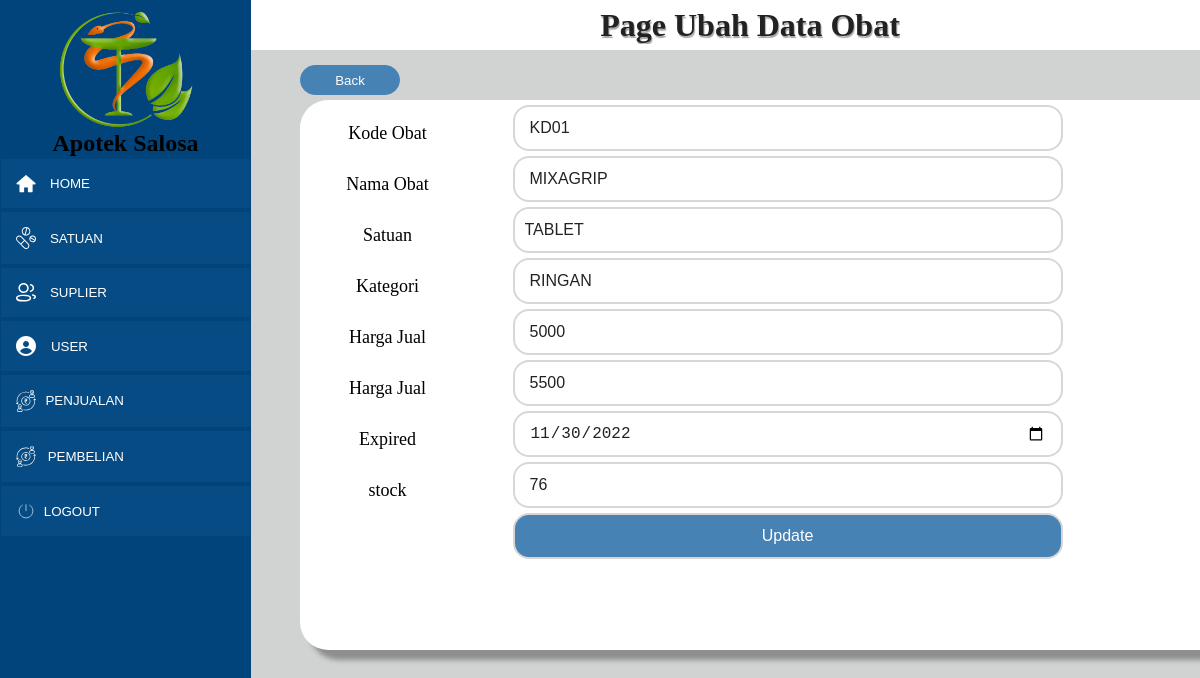
Screenshot of /obat/ubah.php?ubah=1 with the database file from the repository.
### tables this page shows
CREATE TABLE `obat` (
  `id_obat` int(11) NOT NULL,
  `kode_obat` varchar(255) NOT NULL,
  `nama_obat` varchar(255) NOT NULL,
  `satuan` varchar(255) NOT NULL,
  `kategori` varchar(255) NOT NULL,
  `harga_beli` int(11) NOT NULL,
  `harga_jual` int(11) NOT NULL,
  `expired` date NOT NULL,
  `stock` int(255) NOT NULL
);

### obat/ubah.php (the view, shortened to what this page needs)
<?php
require 'functionobat.php';
$id = $_GET['ubah'];
$query = mysqli_query($conn, "SELECT * FROM obat WHERE  id_obat=$id");
$row = mysqli_fetch_assoc($query);
?>
<!DOCTYPE html>
<html lang="en">
<head>
    <link rel="stylesheet" href="../css/obat.css" >
</head>
<body>
    <div class="container-obat">
        <div class="navbar">
            <h2>Page Ubah Data Obat</h2>
        </div>
        <div class="tambah">
            <a href="obat.php">
            <button >Back</button>
            </a>
        </div>
        <div class="content">
     <form action="" method="post">
        <div class="kotak">
            <div class="label">
        <label for="kodeobat">Kode Obat</label>
        </div>
        <input class="inputobat" type="text" id="kodeobat" name="kodeobat"value="<?= $row[
            'kode_obat'
        ] ?>">
        </div>
        <div class="kotak">
            <div class="label">
        <label for="namaobat">Nama Obat</label>
        </div>
      <input type="text" class="inputobat" id="namaobat" name="namaobat" value="<?= $row[
          'nama_obat'
      ] ?>">
        </div>
        <div class="kotak">
        <div class="label"><label for="satuan">Satuan</label>
        </div>
        <input type="text" class="inputobat" id="satuan" name="satuan"  value="<?= $row[
            'satuan'
        ] ?>">
        </div>
        <div class="kotak">
        <div class="label"><label for="kategori">Kategori</label>
        </div>
        <input type="text" class="inputobat" id="kategori" name="kategori"  value="<?= $row[
            'kategori'
        ] ?>">
        </div>
        <div class="kotak">
            <div class="label">
        <label for="hargabeli">Harga Jual</label>
        </div>
        <input class="inputobat" type="text" id="hargabeli" name="hargabeli" value="<?= $row[
            'harga_beli'
        ] ?>">
        </div>
        <div class="kotak">
            <div class="label">
        <label for="hargajual">Harga Jual</label>
        </div>
        <input class="inputobat" type="text" id="hargajual" name="hargajual" value="<?= $row[
            'harga_jual'
        ] ?>">
        </div>
        <div class="kotak">
            <div class="label">
        <label for="expired">Expired</label>
        </div>
        <input class="inputobat" type="date" id="expired" name="expired" value="<?= $row[
            'expired'
        ] ?>">
        </div>
        <div class="kotak">
            <div class="label">
        <label for="stock">stock</label>
        </div>
        <input class="inputobat" type="number" id="stock" name="stock" value="<?= $row[
            'stock'
        ] ?>">
        </div>
        <div class="kotak">
            <div class="label">
        </div>
        <button class="inputobat" id="submit" type="submit" name="submit">Update</button>
        </div>
     </form>
        </div>
    <div class="sidebar">
            <img src="../image/apotek1.png" alt="logo" >
            <h2>Apotek Salosa</h2>
            <div class="home">
                <img src="../image/home.png" alt="home"class="img">
                <button type="button">HOME</button>
            </div>
            <div class="satuan">
                <img src="../image/obatn.svg" alt="satuan" class="img">
                <button type="button">SATUAN</button>
            </div>
            <div class="suplier">
                <img src="../image/user1.svg" alt="suplier" class="img">
                <button type="button">SUPLIER</button>
            </div>
            <div class="user">
                <img src="../image/user2.svg" alt="user" class="img">
                <button type="button">USER</button>
            </div>
            <div class="penjualan">
                <img src="../image/transaksi.svg" alt="penjualan" class="img">
                <button type="button">PENJUALAN</button>
            </div>
            <div class="pembelian">
                <img src="../image/transaksi.svg" alt="pembelian" class="img">
                <button type="button">PEMBELIAN</button>
            </div>
            <div class="logout">
                <img src="../image/logout.svg" alt="logout" class="img">
                <a href="../login.php">
                <button type="button">LOGOUT</button>
            </a>
            </div>
        </div>
    </div>
</body>
</html>

### css/obat.css (style rules this page uses)
* { margin: 0; padding: 0; box-sizing: border-box; overflow: hidden; }
.container-obat { width: 100%; height: 100vh; background-color: rgb(209, 210, 210); }
.container-obat .navbar { width: 100vw; height: 50px; background-color: #fff; padding-left: 300px; display: flex; align-items: center; justify-content: center; }
.navbar h2 { font-size: 32px; color: #222; text-shadow: 1px 2px 1px #a5a5a5; }
.tambah { margin-top: 15px; margin-left: 300px; width: 950px; display: flex; align-items: center; justify-content: space-between; }
.tambah button { width: 100px; height: 30px; background-color: steelblue; color: #fff; border: 1px solid steelblue; border-radius: 16px; margin-right: 5px; margin: 0 0 5px 0; }
.container-obat .content { width: 950px; height: 550px; background-color: #fff; margin: 0 20px 100px 300px; box-shadow: 10px 10px 5px #8f8e8e; border-radius: 28px; }
.container-obat .sidebar { width: 251px; height: 100%; background-color: rgb(1, 68, 123); padding: 10px 1px; display: flex; align-items: center; flex-direction: column; position: fixed; top: 0; left: 0; }
.container-obat .sidebar img { width: 150px; }
.container-obat .sidebar .home { width: 100%; padding: 15px 160px 15px 15px; background-color: rgba(13, 82, 139, 0.5); display: flex; justify-content: space-between; align-items: center; cursor: pointer; margin: 2px 0; }
.sidebar .home .img { width: 20px; }
.sidebar .home button { background-color: transparent; border: none; color: white; }
.container-obat .sidebar .satuan { width: 100%; padding: 15px 147px 15px 15px; background-color: rgba(13, 82, 139, 0.5); display: flex; justify-content: space-between; align-items: center; cursor: pointer; margin: 2px 0; }
.sidebar .satuan .img { width: 20px; }
.sidebar .satuan button { background-color: transparent; border: none; color: white; }
.container-obat .sidebar .suplier { width: 100%; padding: 15px 143px 15px 15px; background-color: rgba(13, 82, 139, 0.5); display: flex; justify-content: space-between; align-items: center; cursor: pointer; margin: 2px 0; }
.sidebar .suplier .img { width: 20px; }
.sidebar .suplier button { background-color: transparent; border: none; color: white; }
.container-obat .sidebar .user { width: 100%; padding: 15px 162px 15px 15px; background-color: rgba(13, 82, 139, 0.5); display: flex; justify-content: space-between; align-items: center; cursor: pointer; margin: 2px 0; }
.sidebar .user .img { width: 20px; }
.sidebar .user button { background-color: transparent; border: none; color: white; }
.container-obat .sidebar .penjualan { width: 100%; padding: 15px 126px 15px 15px; background-color: rgba(13, 82, 139, 0.5); display: flex; justify-content: space-between; align-items: center; cursor: pointer; margin: 2px 0; }
.sidebar .penjualan .img { width: 20px; }
.sidebar .penjualan button { background-color: transparent; border: none; color: white; }
.container-obat .sidebar .pembelian { width: 100%; padding: 15px 126px 15px 15px; background-color: rgba(13, 82, 139, 0.5); display: flex; justify-content: space-between; align-items: center; cursor: pointer; margin: 2px 0; }
.sidebar .pembelian .img { width: 20px; }
.sidebar .pembelian button { background-color: transparent; border: none; color: white; }
.container-obat .sidebar .logout { width: 100%; padding: 15px 150px 15px 15px; background-color: rgba(13, 82, 139, 0.5); display: flex; justify-content: space-between; align-items: center; cursor: pointer; margin: 2px 0; }
.sidebar .logout .img { width: 20px; }
.sidebar .logout button { background-color: transparent; border: none; color: white; }
.kotak { width: 800px; display: flex; align-items: center; justify-content: space-around; margin: 5px 0; }
.inputobat { height: 46px; width: 550px; padding: 2px 15px; border: 2px solid #dad6d6; color: #222; border-radius: 16px; font-size: 16px; }
.label { height: 46px; width: 100px; text-align: center; line-height: 56px; font-size: 18px; }
#submit { background-color: steelblue; color: #fff; cursor: pointer; }
#satuan { height: 46px; width: 550px; padding: 10px; border: 2px solid #dad6d6; color: #222; border-radius: 16px; font-size: 16px; }
a { text-decoration: none; }

### rows the page displays
obat: namaobat "MIXAGRIP", satuan "TABLET", kategori "RINGAN", hargabeli "5000", hargajual "5500", expired "11/30/2022", stock "76"
